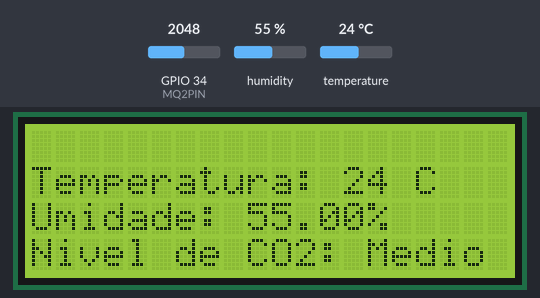
Bench run of a sketch on a simulated ESP32. Parts: 20×4 character LCD. Inputs (shaded band) come from the test bench; at power-on: GPIO 34 (MQ2PIN) = 2048, humidity 55 %, temperature 24 °C. WiFi joins after 1.5 s; servers stay silent unless stated; no MQTT or app messages arrive unless stated; what the sketch prints to the serial monitor is not drawn.

Above: at 5.6 s.
5.7 s: GPIO 34 (MQ2PIN) set to 1392
11.9 s: GPIO 34 (MQ2PIN) set to 1292
At 16.4 s:
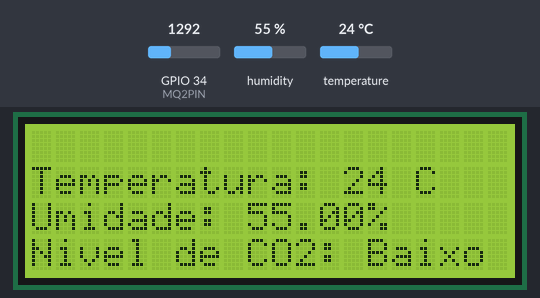
18.1 s: GPIO 34 (MQ2PIN) set to 2771
At 21.4 s:
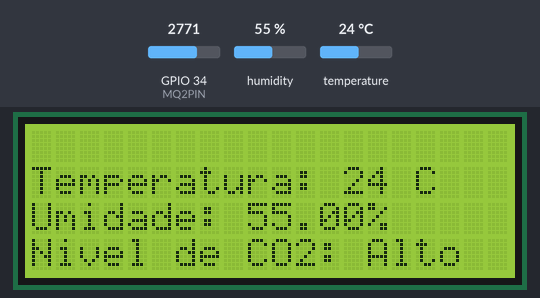
24.3 s: humidity set to 22 %
At 26.4 s:
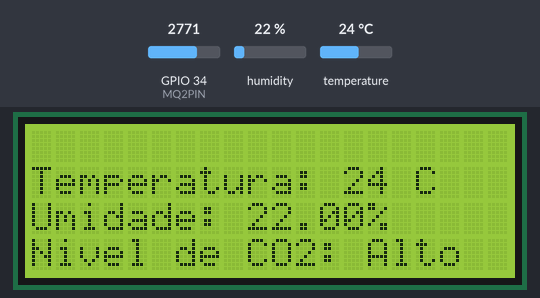
30.5 s: temperature set to 12 °C
At 36.3 s:
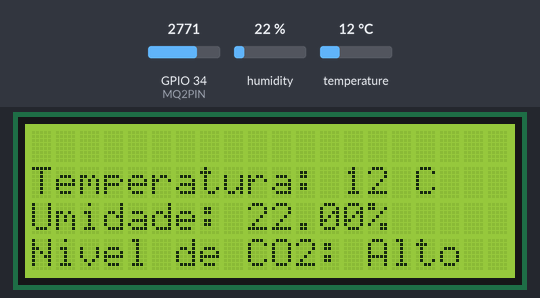
36.7 s: humidity set to 40 %
At 41.4 s:
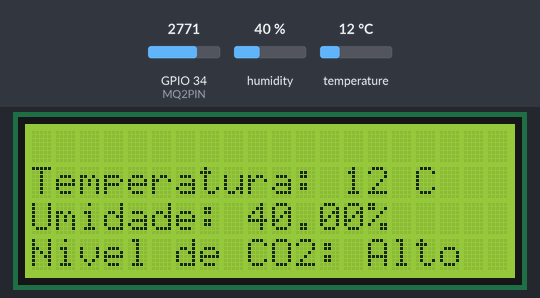
Timing chart, 0 to 42.9 s (numbered marks = the images above; inputs shaded):
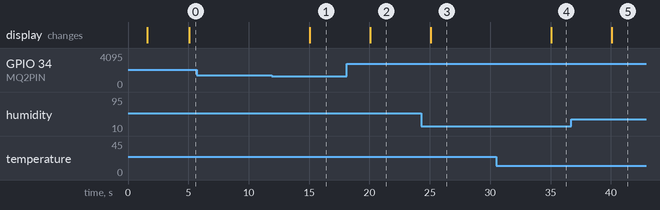

The sketch:

sketch.ino
```cpp
#include <Adafruit_Sensor.h>
#include <DHT.h>
#include <DHT_U.h>
#include <Wire.h>
#include <ArduinoJson.h>
#include <LiquidCrystal_I2C.h>
#include <WiFi.h>
#include <PubSubClient.h>

// Configurações do Hardware
#define DHTTYPE      DHT22
#define MQ2PIN 34
#define DHTPIN 23
#define PUBLISH_DELAY 5000

// Configuração do WIFI
const char *SSID = "Wokwi-GUEST";
const char *PASSWORD = "";

// Configuração do MQTT
const char *BROKER_MQTT = "broker.hivemq.com";
const int BROKER_PORT = 1883;
const char *ID_MQTT = "esp32_thermal_plus";
const char *TOPIC_PUBLISH_THG = "thermalplus/iot/infos";

// Struct para envio de dados
struct SensorData {
  int temperatura;
  int umidade;
  int nivelGas;
};

// Variáveis globais
DHT_Unified dht(DHTPIN, DHTTYPE);
LiquidCrystal_I2C lcd(0x27, 20, 4);
WiFiClient espClient;
PubSubClient MQTT(espClient);
unsigned long publishUpdate = 0;
SensorData sensorValues;
const int TAMANHO = 200;
int uTemperatura = NAN;
int uUmidade = NAN;
int uNivelGas = NAN;

// Protótipos de funções
void updateSensorValues();
void initWifi();
void initMQTT();
void reconnectWifi();
void reconnectMQTT();
void checkWifiAndMQTT();

void updateSensorValues() {
// leitura da temperatura do dispositivo DHT22
  sensors_event_t event;
  dht.temperature().getEvent(&event);
  if (isnan(event.temperature))
  {
    Serial.println("Erro na leitura da Temperatura!");
    sensorValues.temperatura = NAN;
  }
  else
  {
    sensorValues.temperatura = event.temperature;
    lcd.setCursor(0,1);
    lcd.print("Temperatura: ");
    lcd.print(event.temperature, 0);
    lcd.print(" C    ");
  }

  // leitura da umidade do dispositivo DHT22
  dht.humidity().getEvent(&event);
  if (isnan(event.relative_humidity))
  {
    Serial.println("Erro na leitura da Umidade!");
    sensorValues.umidade = NAN;
  }
  else
  {
    sensorValues.umidade = event.relative_humidity;
    lcd.setCursor(0,2);
    lcd.print("Umidade: ");
    lcd.print(event.relative_humidity);
    lcd.print("%    ");
  }

  // Leitura do nivel de gas do dispositivo MQ2
  sensorValues.nivelGas = analogRead(MQ2PIN);

	if (sensorValues.nivelGas < 1366) {
    lcd.setCursor(0,3);
    lcd.print("Nivel de CO2: Baixo    ");
  } else if(sensorValues.nivelGas < 2731){
    lcd.setCursor(0,3);
    lcd.print("Nivel de CO2: Medio    ");
  } else {
    lcd.setCursor(0,3);
    lcd.print("Nivel de CO2: Alto    ");
  }
}

// Função - Conectar WIFI
void initWifi() {
  Serial.print("Conectando com a rede: ");
  Serial.println(SSID);
  WiFi.begin(SSID, PASSWORD);

  while (WiFi.status() != WL_CONNECTED) {
  delay(100);
  Serial.print(".");
  }

  Serial.println();
  Serial.print("Conectado com sucesso: ");
  Serial.println(SSID);
  Serial.print("IP: ");
  Serial.println(WiFi.localIP());
}

// Função - Iniciar o MQTT
void initMQTT() {
  MQTT.setServer(BROKER_MQTT, BROKER_PORT);
}

void reconnectWifi() {
  if (WiFi.status() == WL_CONNECTED)
    return;

  WiFi.begin(SSID, PASSWORD);

  while (WiFi.status() != WL_CONNECTED) {
    delay(100);
    Serial.print(".");
  }

  Serial.println();
  Serial.print("Wifi conectado com sucesso");
  Serial.print(SSID);
  Serial.println("IP: ");
  Serial.println(WiFi.localIP());
}

void reconnectMQTT() {
  while (!MQTT.connected()) {
    Serial.print("Tentando conectar com o Broker MQTT: ");
    Serial.println(BROKER_MQTT);

    if (MQTT.connect(ID_MQTT)) {
      Serial.println("Conectado ao broker MQTT!");
    } else {
      Serial.println("Falha na conexão com MQTT. Tentando novamente em 2 segundos.");
      delay(2000);
    }
  }
}

void checkWifiAndMQTT() {
  if (WiFi.status() != WL_CONNECTED) reconnectWifi();
  if (!MQTT.connected()) reconnectMQTT();
}

void setup() {
  Wire.begin(21, 22);
  Serial.begin(115200);
  initWifi();
  initMQTT();

  // inicializaçao do display + tela inicial
  lcd.init();
  lcd.backlight();
  lcd.setCursor(4, 2);
  lcd.print("Therma Plus");
  delay(1500);
  // inicializacao automatica do MQ2 e manual do DHT22
  Serial.println("MQ2 aquecendo...");
	delay(200);
  dht.begin();
  Serial.println("Usando o Sensor DHT");
}

void loop() {
  checkWifiAndMQTT();
  MQTT.loop();

  if ((millis() - publishUpdate) >= PUBLISH_DELAY) {
    publishUpdate = millis();
    updateSensorValues();

    bool mudou =
      sensorValues.temperatura != uTemperatura ||
      sensorValues.umidade != uUmidade ||
      sensorValues.nivelGas != uNivelGas;

    if (!isnan(sensorValues.temperatura) && !isnan(sensorValues.umidade) && mudou) {
      uTemperatura = sensorValues.temperatura;
      uUmidade = sensorValues.umidade;
      uNivelGas = sensorValues.nivelGas;

      JsonDocument doc;
      doc["temperatura"] = sensorValues.temperatura;
      doc["umidade"] = sensorValues.umidade;
      doc["nivel_gas"] = sensorValues.nivelGas;

      char buffer[TAMANHO];
      serializeJson(doc, buffer);
      MQTT.publish(TOPIC_PUBLISH_THG, buffer);
      Serial.println(buffer);
    }
  }
}
```

Measured:
- the behaviour switches between 1366 and 1365 on GPIO 34 (MQ2PIN) (found by bisection; images 0 and 1)
- after the input at 5.7 s, every drawn part: stays the same
- after the input at 11.9 s, the display: changes after 3.2 s (image 1)
- after the input at 18.1 s, the display: changes after 2.0 s (image 2)
- after the input at 24.3 s, the display: changes after 0.77 s (image 3)
- after the input at 30.5 s, the display: changes after 4.6 s (image 4)
- after the input at 36.7 s, the display: changes after 3.4 s (image 5)
